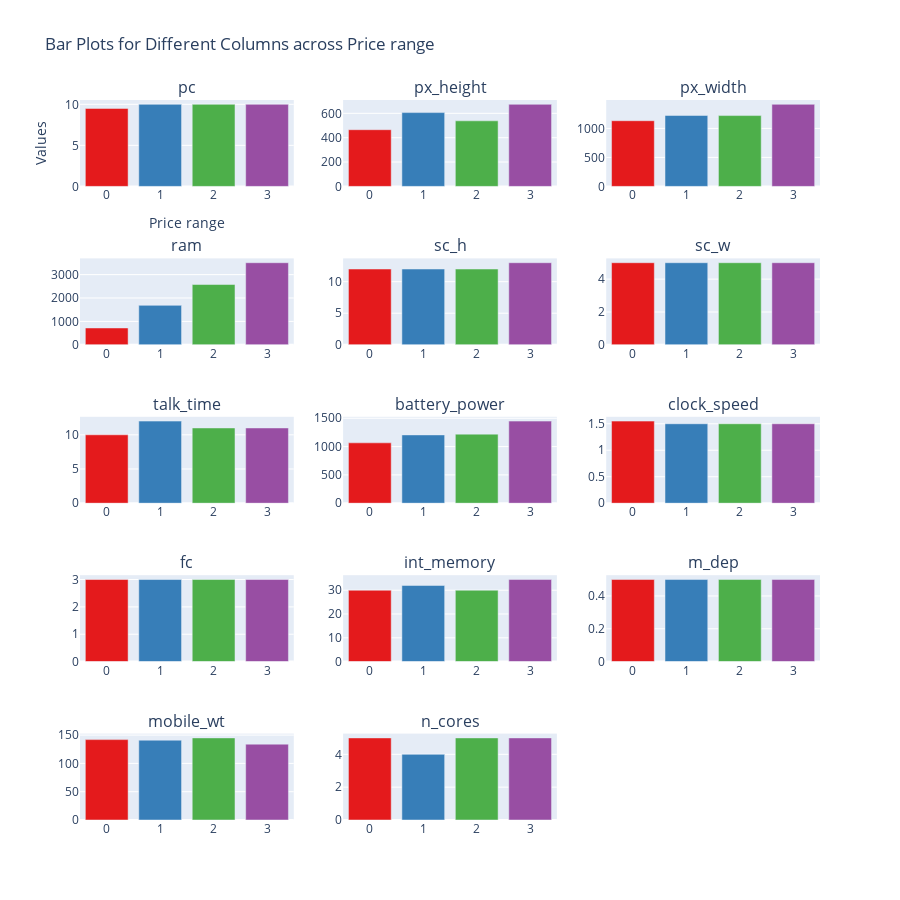

The code cell stored with this chart in its notebook:
### Markdown cell above
## 2.4 Гистограммы для числовых признаков в зависимости от класса ***(price_range)***

### Code cell
barcharts_subplots(df_grouped,'price_range',columns_to_aggregate2,(5,3))

### Figure 1 — Plotly figure (JSON) as saved in the notebook; plotly's stock layout.template omitted (floating-point values rounded to 4 significant figures)
{"data": [{"marker": {"color": "rgb(228,26,28)"}, "name": "pc_0", "type": "bar", "x": [0], "xaxis": "x", "y": [9.5], "yaxis": "y"}, {"marker": {"color": "rgb(55,126,184)"}, "name": "pc_1", "type": "bar", "x": [1], "xaxis": "x", "y": [10], "yaxis": "y"}, {"marker": {"color": "rgb(77,175,74)"}, "name": "pc_2", "type": "bar", "x": [2], "xaxis": "x", "y": [10], "yaxis": "y"}, {"marker": {"color": "rgb(152,78,163)"}, "name": "pc_3", "type": "bar", "x": [3], "xaxis": "x", "y": [10], "yaxis": "y"}, {"marker": {"color": "rgb(228,26,28)"}, "name": "px_height_0", "type": "bar", "x": [0], "xaxis": "x2", "y": [465.5], "yaxis": "y2"}, {"marker": {"color": "rgb(55,126,184)"}, "name": "px_height_1", "type": "bar", "x": [1], "xaxis": "x2", "y": [606], "yaxis": "y2"}, {"marker": {"color": "rgb(77,175,74)"}, "name": "px_height_2", "type": "bar", "x": [2], "xaxis": "x2", "y": [538.5], "yaxis": "y2"}, {"marker": {"color": "rgb(152,78,163)"}, "name": "px_height_3", "type": "bar", "x": [3], "xaxis": "x2", "y": [674], "yaxis": "y2"}, {"marker": {"color": "rgb(228,26,28)"}, "name": "px_width_0", "type": "bar", "x": [0], "xaxis": "x3", "y": [1132.0], "yaxis": "y3"}, {"marker": {"color": "rgb(55,126,184)"}, "name": "px_width_1", "type": "bar", "x": [1], "xaxis": "x3", "y": [1223], "yaxis": "y3"}, {"marker": {"color": "rgb(77,175,74)"}, "name": "px_width_2", "type": "bar", "x": [2], "xaxis": "x3", "y": [1222.0], "yaxis": "y3"}, {"marker": {"color": "rgb(152,78,163)"}, "name": "px_width_3", "type": "bar", "x": [3], "xaxis": "x3", "y": [1416.0], "yaxis": "y3"}, {"marker": {"color": "rgb(228,26,28)"}, "name": "ram_0", "type": "bar", "x": [0], "xaxis": "x4", "y": [719.5], "yaxis": "y4"}, {"marker": {"color": "rgb(55,126,184)"}, "name": "ram_1", "type": "bar", "x": [1], "xaxis": "x4", "y": [1686.0], "yaxis": "y4"}, {"marker": {"color": "rgb(77,175,74)"}, "name": "ram_2", "type": "bar", "x": [2], "xaxis": "x4", "y": [2577], "yaxis": "y4"}, {"marker": {"color": "rgb(152,78,163)"}, "name": "ram_3", "type": "bar", "x": [3], "xaxis": "x4", "y": [3510.0], "yaxis": "y4"}, {"marker": {"color": "rgb(228,26,28)"}, "name": "sc_h_0", "type": "bar", "x": [0], "xaxis": "x5", "y": [12], "yaxis": "y5"}, {"marker": {"color": "rgb(55,126,184)"}, "name": "sc_h_1", "type": "bar", "x": [1], "xaxis": "x5", "y": [12], "yaxis": "y5"}, {"marker": {"color": "rgb(77,175,74)"}, "name": "sc_h_2", "type": "bar", "x": [2], "xaxis": "x5", "y": [12], "yaxis": "y5"}, {"marker": {"color": "rgb(152,78,163)"}, "name": "sc_h_3", "type": "bar", "x": [3], "xaxis": "x5", "y": [13], "yaxis": "y5"}, {"marker": {"color": "rgb(228,26,28)"}, "name": "sc_w_0", "type": "bar", "x": [0], "xaxis": "x6", "y": [5], "yaxis": "y6"}, {"marker": {"color": "rgb(55,126,184)"}, "name": "sc_w_1", "type": "bar", "x": [1], "xaxis": "x6", "y": [5], "yaxis": "y6"}, {"marker": {"color": "rgb(77,175,74)"}, "name": "sc_w_2", "type": "bar", "x": [2], "xaxis": "x6", "y": [5], "yaxis": "y6"}, {"marker": {"color": "rgb(152,78,163)"}, "name": "sc_w_3", "type": "bar", "x": [3], "xaxis": "x6", "y": [5], "yaxis": "y6"}, {"marker": {"color": "rgb(228,26,28)"}, "name": "talk_time_0", "type": "bar", "x": [0], "xaxis": "x7", "y": [10], "yaxis": "y7"}, {"marker": {"color": "rgb(55,126,184)"}, "name": "talk_time_1", "type": "bar", "x": [1], "xaxis": "x7", "y": [12], "yaxis": "y7"}, {"marker": {"color": "rgb(77,175,74)"}, "name": "talk_time_2", "type": "bar", "x": [2], "xaxis": "x7", "y": [11], "yaxis": "y7"}, {"marker": {"color": "rgb(152,78,163)"}, "name": "talk_time_3", "type": "bar", "x": [3], "xaxis": "x7", "y": [11], "yaxis": "y7"}, {"marker": {"color": "rgb(228,26,28)"}, "name": "battery_power_0", "type": "bar", "x": [0], "xaxis": "x8", "y": [1066], "yaxis": "y8"}, {"marker": {"color": "rgb(55,126,184)"}, "name": "battery_power_1", "type": "bar", "x": [1], "xaxis": "x8", "y": [1206], "yaxis": "y8"}, {"marker": {"color": "rgb(77,175,74)"}, "name": "battery_power_2", "type": "bar", "x": [2], "xaxis": "x8", "y": [1220.0], "yaxis": "y8"}, {"marker": {"color": "rgb(152,78,163)"}, "name": "battery_power_3", "type": "bar", "x": [3], "xaxis": "x8", "y": [1450.0], "yaxis": "y8"}, {"marker": {"color": "rgb(228,26,28)"}, "name": "clock_speed_0", "type": "bar", "x": [0], "xaxis": "x9", "y": [1.55], "yaxis": "y9"}, {"marker": {"color": "rgb(55,126,184)"}, "name": "clock_speed_1", "type": "bar", "x": [1], "xaxis": "x9", "y": [1.5], "yaxis": "y9"}, {"marker": {"color": "rgb(77,175,74)"}, "name": "clock_speed_2", "type": "bar", "x": [2], "xaxis": "x9", "y": [1.5], "yaxis": "y9"}, {"marker": {"color": "rgb(152,78,163)"}, "name": "clock_speed_3", "type": "bar", "x": [3], "xaxis": "x9", "y": [1.5], "yaxis": "y9"}, {"marker": {"color": "rgb(228,26,28)"}, "name": "fc_0", "type": "bar", "x": [0], "xaxis": "x10", "y": [3], "yaxis": "y10"}, {"marker": {"color": "rgb(55,126,184)"}, "name": "fc_1", "type": "bar", "x": [1], "xaxis": "x10", "y": [3], "yaxis": "y10"}, {"marker": {"color": "rgb(77,175,74)"}, "name": "fc_2", "type": "bar", "x": [2], "xaxis": "x10", "y": [3], "yaxis": "y10"}, {"marker": {"color": "rgb(152,78,163)"}, "name": "fc_3", "type": "bar", "x": [3], "xaxis": "x10", "y": [3], "yaxis": "y10"}, {"marker": {"color": "rgb(228,26,28)"}, "name": "int_memory_0", "type": "bar", "x": [0], "xaxis": "x11", "y": [30], "yaxis": "y11"}, {"marker": {"color": "rgb(55,126,184)"}, "name": "int_memory_1", "type": "bar", "x": [1], "xaxis": "x11", "y": [32], "yaxis": "y11"}, {"marker": {"color": "rgb(77,175,74)"}, "name": "int_memory_2", "type": "bar", "x": [2], "xaxis": "x11", "y": [30], "yaxis": "y11"}, {"marker": {"color": "rgb(152,78,163)"}, "name": "int_memory_3", "type": "bar", "x": [3], "xaxis": "x11", "y": [34.5], "yaxis": "y11"}, {"marker": {"color": "rgb(228,26,28)"}, "name": "m_dep_0", "type": "bar", "x": [0], "xaxis": "x12", "y": [0.5], "yaxis": "y12"}, {"marker": {"color": "rgb(55,126,184)"}, "name": "m_dep_1", "type": "bar", "x": [1], "xaxis": "x12", "y": [0.5], "yaxis": "y12"}, {"marker": {"color": "rgb(77,175,74)"}, "name": "m_dep_2", "type": "bar", "x": [2], "xaxis": "x12", "y": [0.5], "yaxis": "y12"}, {"marker": {"color": "rgb(152,78,163)"}, "name": "m_dep_3", "type": "bar", "x": [3], "xaxis": "x12", "y": [0.5], "yaxis": "y12"}, {"marker": {"color": "rgb(228,26,28)"}, "name": "mobile_wt_0", "type": "bar", "x": [0], "xaxis": "x13", "y": [142], "yaxis": "y13"}, {"marker": {"color": "rgb(55,126,184)"}, "name": "mobile_wt_1", "type": "bar", "x": [1], "xaxis": "x13", "y": [141], "yaxis": "y13"}, {"marker": {"color": "rgb(77,175,74)"}, "name": "mobile_wt_2", "type": "bar", "x": [2], "xaxis": "x13", "y": [145], "yaxis": "y13"}, {"marker": {"color": "rgb(152,78,163)"}, "name": "mobile_wt_3", "type": "bar", "x": [3], "xaxis": "x13", "y": [134], "yaxis": "y13"}, {"marker": {"color": "rgb(228,26,28)"}, "name": "n_cores_0", "type": "bar", "x": [0], "xaxis": "x14", "y": [5], "yaxis": "y14"}, {"marker": {"color": "rgb(55,126,184)"}, "name": "n_cores_1", "type": "bar", "x": [1], "xaxis": "x14", "y": [4], "yaxis": "y14"}, {"marker": {"color": "rgb(77,175,74)"}, "name": "n_cores_2", "type": "bar", "x": [2], "xaxis": "x14", "y": [5], "yaxis": "y14"}, {"marker": {"color": "rgb(152,78,163)"}, "name": "n_cores_3", "type": "bar", "x": [3], "xaxis": "x14", "y": [5], "yaxis": "y14"}], "layout": {"annotations": [{"font": {"size": 16}, "showarrow": false, "text": "pc", "x": 0.1444, "xanchor": "center", "xref": "paper", "y": 1, "yanchor": "bottom", "yref": "paper"}, {"font": {"size": 16}, "showarrow": false, "text": "px_height", "x": 0.5, "xanchor": "center", "xref": "paper", "y": 1, "yanchor": "bottom", "yref": "paper"}, {"font": {"size": 16}, "showarrow": false, "text": "px_width", "x": 0.8556, "xanchor": "center", "xref": "paper", "y": 1, "yanchor": "bottom", "yref": "paper"}, {"font": {"size": 16}, "showarrow": false, "text": "ram", "x": 0.1444, "xanchor": "center", "xref": "paper", "y": 0.78, "yanchor": "bottom", "yref": "paper"}, {"font": {"size": 16}, "showarrow": false, "text": "sc_h", "x": 0.5, "xanchor": "center", "xref": "paper", "y": 0.78, "yanchor": "bottom", "yref": "paper"}, {"font": {"size": 16}, "showarrow": false, "text": "sc_w", "x": 0.8556, "xanchor": "center", "xref": "paper", "y": 0.78, "yanchor": "bottom", "yref": "paper"}, {"font": {"size": 16}, "showarrow": false, "text": "talk_time", "x": 0.1444, "xanchor": "center", "xref": "paper", "y": 0.56, "yanchor": "bottom", "yref": "paper"}, {"font": {"size": 16}, "showarrow": false, "text": "battery_power", "x": 0.5, "xanchor": "center", "xref": "paper", "y": 0.56, "yanchor": "bottom", "yref": "paper"}, {"font": {"size": 16}, "showarrow": false, "text": "clock_speed", "x": 0.8556, "xanchor": "center", "xref": "paper", "y": 0.56, "yanchor": "bottom", "yref": "paper"}, {"font": {"size": 16}, "showarrow": false, "text": "fc", "x": 0.1444, "xanchor": "center", "xref": "paper", "y": 0.34, "yanchor": "bottom", "yref": "paper"}, {"font": {"size": 16}, "showarrow": false, "text": "int_memory", "x": 0.5, "xanchor": "center", "xref": "paper", "y": 0.34, "yanchor": "bottom", "yref": "paper"}, {"font": {"size": 16}, "showarrow": false, "text": "m_dep", "x": 0.8556, "xanchor": "center", "xref": "paper", "y": 0.34, "yanchor": "bottom", "yref": "paper"}, {"font": {"size": 16}, "showarrow": false, "text": "mobile_wt", "x": 0.1444, "xanchor": "center", "xref": "paper", "y": 0.12, "yanchor": "bottom", "yref": "paper"}, {"font": {"size": 16}, "showarrow": false, "text": "n_cores", "x": 0.5, "xanchor": "center", "xref": "paper", "y": 0.12, "yanchor": "bottom", "yref": "paper"}], "height": 900, "showlegend": false, "title": {"text": "Bar Plots for Different Columns across Price range"}, "width": 900, "xaxis": {"anchor": "y", "domain": [0, 0.2889], "title": {"text": "Price range"}}, "xaxis10": {"anchor": "y10", "domain": [0, 0.2889]}, "xaxis11": {"anchor": "y11", "domain": [0.3556, 0.6444]}, "xaxis12": {"anchor": "y12", "domain": [0.7111, 1]}, "xaxis13": {"anchor": "y13", "domain": [0, 0.2889]}, "xaxis14": {"anchor": "y14", "domain": [0.3556, 0.6444]}, "xaxis15": {"anchor": "y15", "domain": [0.7111, 1]}, "xaxis2": {"anchor": "y2", "domain": [0.3556, 0.6444]}, "xaxis3": {"anchor": "y3", "domain": [0.7111, 1]}, "xaxis4": {"anchor": "y4", "domain": [0, 0.2889]}, "xaxis5": {"anchor": "y5", "domain": [0.3556, 0.6444]}, "xaxis6": {"anchor": "y6", "domain": [0.7111, 1]}, "xaxis7": {"anchor": "y7", "domain": [0, 0.2889]}, "xaxis8": {"anchor": "y8", "domain": [0.3556, 0.6444]}, "xaxis9": {"anchor": "y9", "domain": [0.7111, 1]}, "yaxis": {"anchor": "x", "domain": [0.88, 1], "title": {"text": "Values"}}, "yaxis10": {"anchor": "x10", "domain": [0.22, 0.34]}, "yaxis11": {"anchor": "x11", "domain": [0.22, 0.34]}, "yaxis12": {"anchor": "x12", "domain": [0.22, 0.34]}, "yaxis13": {"anchor": "x13", "domain": [0, 0.12]}, "yaxis14": {"anchor": "x14", "domain": [0, 0.12]}, "yaxis15": {"anchor": "x15", "domain": [0, 0.12]}, "yaxis2": {"anchor": "x2", "domain": [0.88, 1]}, "yaxis3": {"anchor": "x3", "domain": [0.88, 1]}, "yaxis4": {"anchor": "x4", "domain": [0.66, 0.78]}, "yaxis5": {"anchor": "x5", "domain": [0.66, 0.78]}, "yaxis6": {"anchor": "x6", "domain": [0.66, 0.78]}, "yaxis7": {"anchor": "x7", "domain": [0.44, 0.56]}, "yaxis8": {"anchor": "x8", "domain": [0.44, 0.56]}, "yaxis9": {"anchor": "x9", "domain": [0.44, 0.56]}}}
